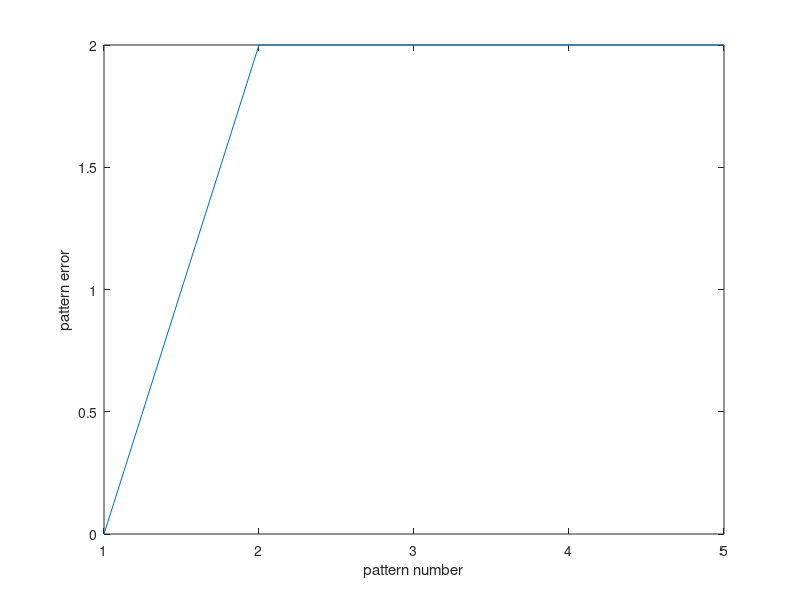
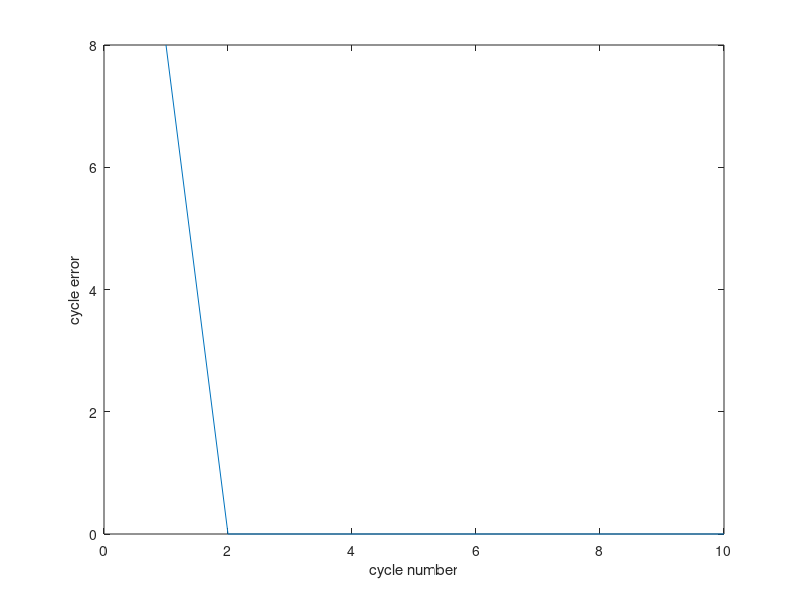

MATLAB code to generate these figures, in order: (Note: this script raises an error after producing the figures.)
%% Question 1
clc
clear
x = [0.4 0.8 0.2 0.3 0.2 1;
     1 0.2 0.5 0.7 -0.5 1;
     -0.1 0.7 0.3 0.3 0.9 1;
     0.2 0.7 -0.8 0.9 0.3 1;
     0.1 0.3 1.5 0.9 1.2 1];
 
d = [1 -1 1 -1 1];
c = 2;
w = [0.3350 0.1723 -0.2102 0.2528 -0.1133 0.5012]';
numCycles = 10;
numPatterns = 5;
pr = [];
cr = [];
wMatrix =[];

for i = 1:numCycles
   e = 0;
    for j = 1:numPatterns
       v = w'*x(j,:)';
       z = sign(v);
       r = d(j) - z;
       delta_w = c * r * x(j,:);
       w = w + delta_w';
       wMatrix = [wMatrix w]; 
       p = 0.5*(d(j)-z)^2;
       e = e+0.5*(d(j)-z)^2;
       pr = [pr p];
    end
    cr = [cr e];
end
 
w

figure(1)
plot(pr(1:5))
xlabel('pattern number')
ylabel('pattern error')
figure(2)
plot(cr(1:10))
xlabel('cycle number')
ylabel('cycle error')

%% Question 2
clc
clear

x = [0.4 0.8 0.2 0.3 0.2 1;
     1 0.2 0.5 0.7 -0.5 1;
     -0.1 0.7 0.3 0.3 0.9 1;
     0.2 0.7 -0.8 0.9 0.3 1;
     0.1 0.3 1.5 0.9 1.2 1];
 
d = [1 -1 1 -1 1];
c = 0.2;
w = [0.3350 0.1723 -0.2102 0.2528 -0.1133 0.5012]';
numCycles = 50;
numPatterns = 5;
pr = [];
cr = [];
wMatrix = [];

for i = 1:numCycles
   e = 0;
    for j = 1:numPatterns
        v = w'*x(j,:)';
        z = (1-exp(-v))/(1+exp(-v))
        df = 0.5*(1-z^2);
        r = (d(j) - z) * df;
        delta_w = c * r * x(j,:);
        w = w + delta_w';
        wMatrix = [wMatrix w];
        p = 0.5*(d(j)-z)^2;
        e = e+0.5*(d(j)-z)^2;
        pr = [pr p];
    end
    cr = [cr e];
end

figure(1)
plot(pr(1:255))
xlabel('pattern number')
ylabel('pattern error')
figure(2)
plot(cr(1:numCycles))
xlabel('cycle number')
ylabel('cycle error')

%% Question 3
clc
clear

X = [0.2 0.5 0.8 1 0.6 0.1];
Y = [0.3 0.6 0.9 1 0.6 0.3];

dX = [0.3 0.6 0.7 0.9 1 0.5];
matrix = [];

for i = 1:size(X,2)
   valX = X(i)
   
   for j = 1:size(Y,2)
      valY = Y(j)
      if valX > valY
          matrix(i,j) = valY;
      else
          matrix(i,j) = valX;          
      end
   end
end
    
matrixMin = [];

for i = 1:size(dX,2)
    for j = 1:size(matrix,2) %column
        for k = 1:size(matrix,1) %row
            valdX = dX(k);
            val_matrix = matrix(k,j);
            matrixMin(k,j) = dot(valdX,val_matrix); %min/dot(max product composition)
        end
    end    
end

S = max(matrixMin)
